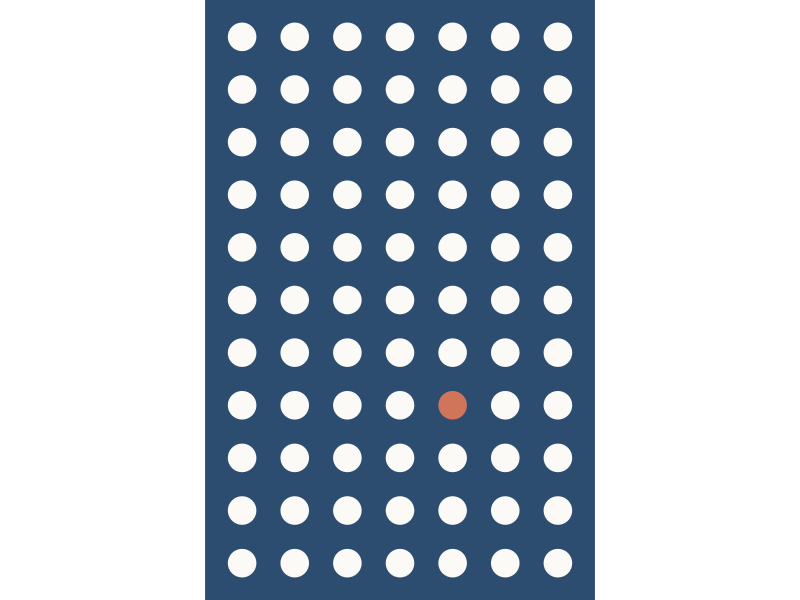
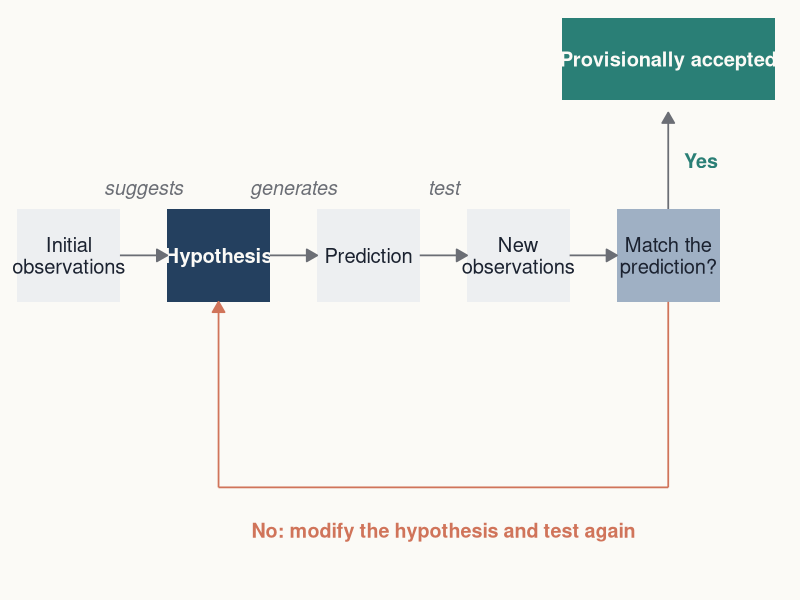
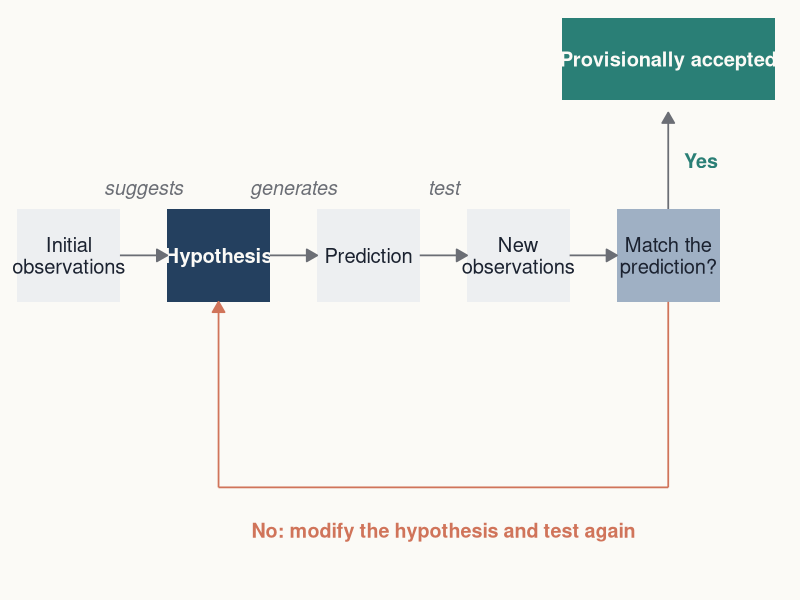
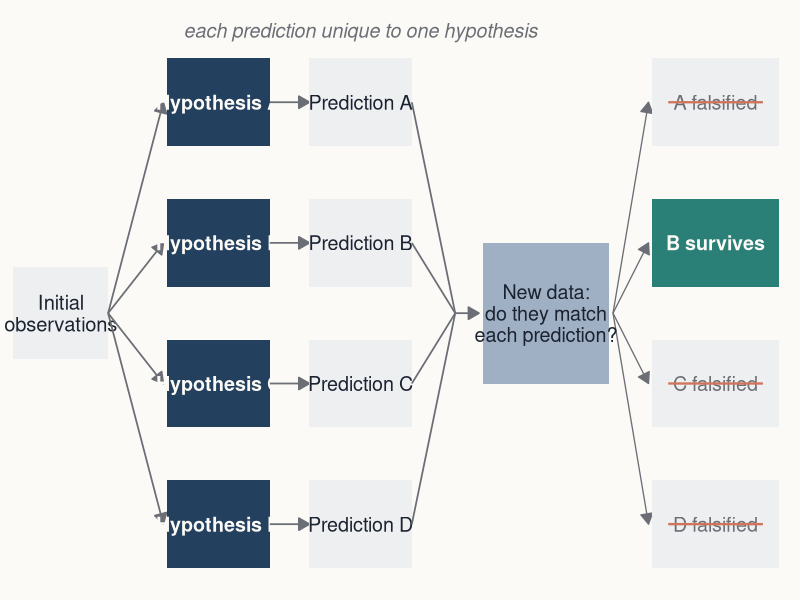
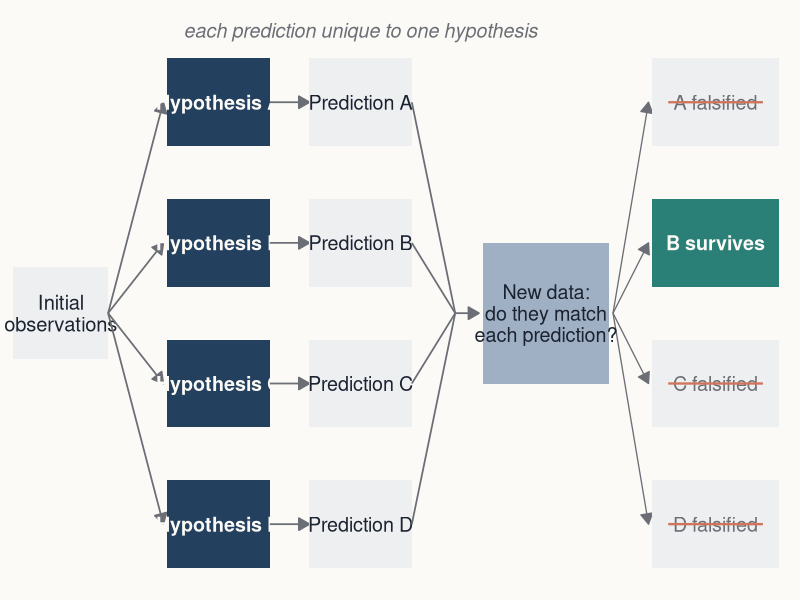
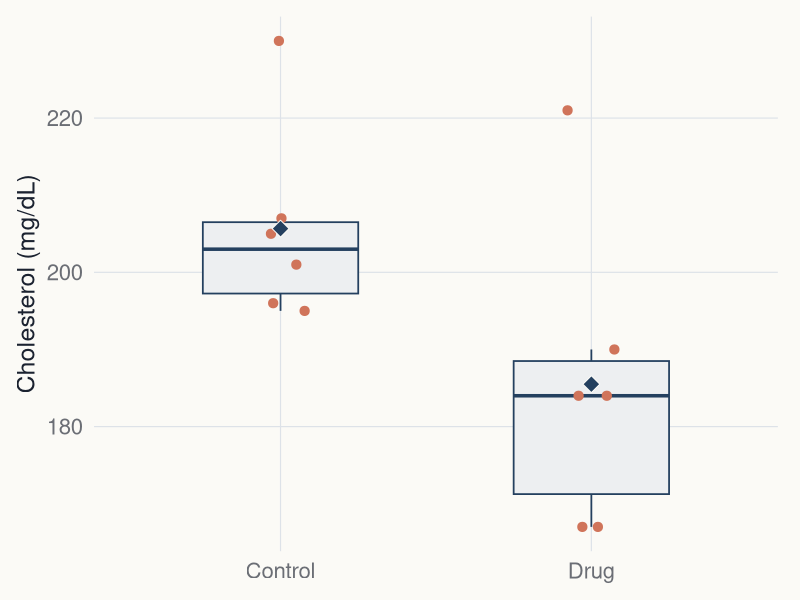
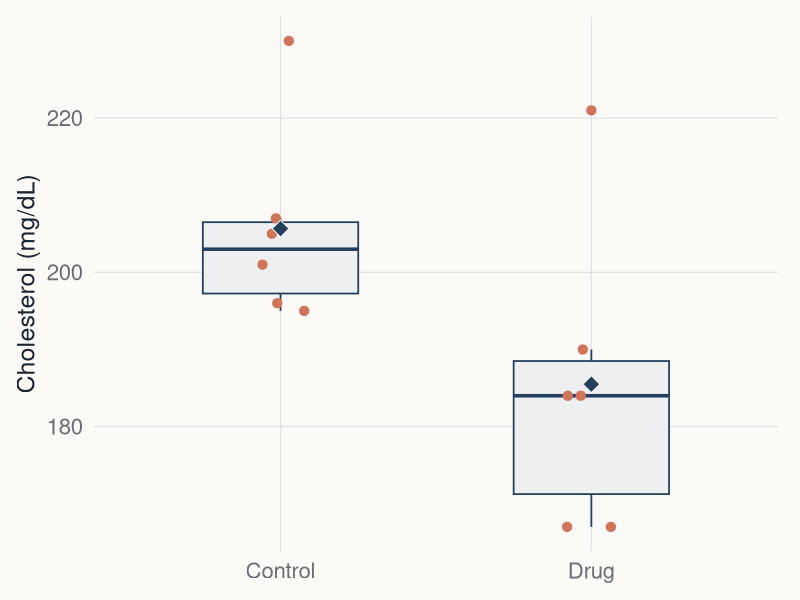
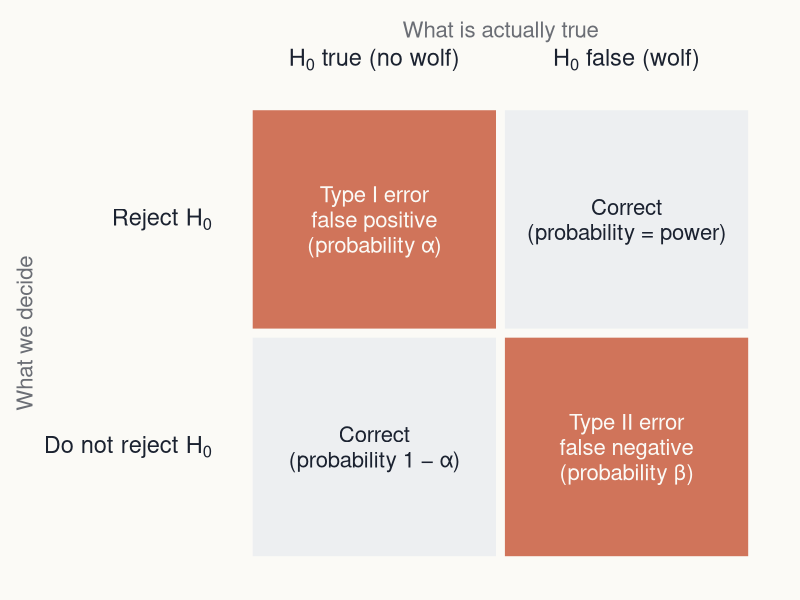

Write the R code that produced these figures, in order.
# BB852 lecture 02, Hypotheses and questions: R code for every figure
# --------------------------------------------------------------------
# Recreates and extends the lecture's figures in ggplot2, using the BB852
# theme shared with the other lecture_figures generators.
#
# Data sources:
# - cholesterol.csv (CourseData): the drug experiment used in the book's
#   Randomisation tests chapter and lecture 09. The exact one-sided
#   randomisation p-value (31/924 = 0.0335) is recomputed here, as in the book.
# - All other figures use SIMULATED or ANALYTICAL values, stated in the
#   comments for each figure. Simulations use set.seed() so they reproduce.
#
# Run from the repository root:
# source("lecture_figures/hypotheses_and_questions/generate_figures.R")
#
# PNG files are written to
# lecture_figures/hypotheses_and_questions/output/<layout>/, numbered in the
# order the figures appear in the deck (BB852_02_Hypotheses_and_questions_v2).
#
# Labels use plotmath and \u escapes so the script stays plain ASCII.


# Load packages -----------------------------------------------------------

library(ggplot2)
library(ragg)


# Define the BB852 theme and export functions -----------------------------

bb852 <- list(
  bg       = "#FBFAF6",
  text     = "#1B2230",
  muted    = "#6B6E75",
  grid     = "#DDE2E8",
  axis     = "#BCC6D2",
  slate    = "#24405F",
  coral    = "#D0745A",
  teal     = "#2A7F76",
  ochre    = "#C4932F",
  grey     = "#6B6E75",
  light    = "#9FB0C4",
  panel    = "#EDEFF1",
  cover    = "#2C4D70"
)

available_fonts <- unique(systemfonts::system_fonts()$family)
bb852_font <- if ("Avenir Next" %in% available_fonts) {
  "Avenir Next"
} else {
  "Helvetica"
}

theme_bb852 <- function(base_size = 18, base_family = bb852_font) {
  theme_minimal(base_size = base_size, base_family = base_family) +
    theme(
      plot.background = element_rect(fill = bb852$bg, colour = NA),
      panel.background = element_rect(fill = bb852$bg, colour = NA),
      panel.grid.major = element_line(colour = bb852$grid, linewidth = 0.4),
      panel.grid.minor = element_blank(),
      axis.title = element_text(colour = bb852$text, size = base_size),
      axis.text = element_text(colour = bb852$muted, size = base_size - 2),
      axis.ticks = element_blank(),
      legend.position = "none",
      strip.text = element_text(colour = bb852$text, size = base_size - 2,
                                face = "bold", hjust = 0),
      plot.title = element_blank(),
      plot.subtitle = element_blank(),
      plot.caption = element_blank(),
      plot.margin = margin(12, 16, 12, 12)
    )
}

# Blank canvas for schematic diagrams drawn with ggplot2 geometry.
theme_diagram <- function() {
  theme_void(base_family = bb852_font) +
    theme(
      plot.background = element_rect(fill = bb852$bg, colour = NA),
      panel.background = element_rect(fill = bb852$bg, colour = NA),
      plot.margin = margin(4, 4, 4, 4)
    )
}

# Sizes (inches) match the figure placeholders in the BB852 slide theme.
bb852_sizes <- list(
  full     = c(11.73, 3.95),
  takeaway = c(7.40, 4.25),
  half     = c(5.57, 4.25),
  cover    = c(5.43, 7.50)
)

output_root <- file.path("lecture_figures", "hypotheses_and_questions", "output")
unlink(output_root, recursive = TRUE)

save_bb852 <- function(plot, filename, layout = "half", bg = bb852$bg) {
  size <- bb852_sizes[[layout]]
  if (is.null(size)) {
    stop("layout must be one of: ", paste(names(bb852_sizes), collapse = ", "))
  }
  output_directory <- file.path(output_root, layout)
  dir.create(output_directory, recursive = TRUE, showWarnings = FALSE)
  ggsave(file.path(output_directory, paste0(filename, ".png")), plot,
         width = size[1], height = size[2], units = "in", dpi = 300,
         device = ragg::agg_png, bg = bg)
  invisible(filename)
}

# Every content figure is written in its slide layout and also at full and
# half width, as generate_all.R expects matching full/half sets.
save_all <- function(plot, filename, slide_layout) {
  save_bb852(plot, filename, slide_layout)
  for (layout in setdiff(c("full", "half"), slide_layout)) {
    save_bb852(plot, filename, layout)
  }
}

plots <- list()


# Diagram helpers -----------------------------------------------------------

box <- function(x, y, label, w = 13, h = 5.2, fill = bb852$panel,
                col = bb852$text, size = 5.1, face = "plain") {
  list(
    annotate("rect", xmin = x - w / 2, xmax = x + w / 2,
             ymin = y - h / 2, ymax = y + h / 2,
             fill = fill, colour = NA),
    annotate("text", x = x, y = y, label = label, colour = col,
             size = size, family = bb852_font, fontface = face,
             lineheight = 0.9)
  )
}

arrow_seg <- function(x, y, xend, yend, col = bb852$muted, lw = 0.6) {
  annotate("segment", x = x, y = y, xend = xend, yend = yend,
           colour = col, linewidth = lw,
           arrow = arrow(length = unit(0.12, "inches"), type = "closed"))
}

small_label <- function(x, y, label, col = bb852$muted, size = 5,
                        hjust = 0.5, face = "italic") {
  annotate("text", x = x, y = y, label = label, colour = col, size = size,
           family = bb852_font, fontface = face, hjust = hjust,
           lineheight = 0.9)
}

# 95% t-interval and two-sided p for a difference between two means, equal
# group sizes n and common SD.
ci_diff <- function(est, n, sd) {
  se <- sd * sqrt(2 / n)
  half <- qt(0.975, 2 * n - 2) * se
  p <- 2 * pt(-abs(est / se), 2 * n - 2)
  c(est = est, lo = est - half, hi = est + half, p = p)
}


# 00 Title slide: white swans and one black swan -----------------------------
# Decorative. The asymmetry of induction: many white swans never prove
# "all swans are white"; one black swan disproves it. Deterministic grid.

cover_grid <- expand.grid(x = 1:7, y = 1:11)
cover_grid$swan <- ifelse(cover_grid$x == 5 & cover_grid$y == 4, "black", "white")
plots$cover <- ggplot(cover_grid, aes(x, y, colour = swan)) +
  geom_point(size = 9) +
  scale_colour_manual(values = c(white = bb852$bg, black = bb852$coral)) +
  coord_fixed(xlim = c(0.3, 7.7), ylim = c(0.3, 11.7), expand = FALSE) +
  theme_void() +
  theme(legend.position = "none",
        plot.background = element_rect(fill = bb852$cover, colour = NA),
        panel.background = element_rect(fill = bb852$cover, colour = NA))
save_bb852(plots$cover, "00_cover", "cover", bg = bb852$cover)


# 01 The inductive method (one hypothesis, revised) --------------------------
# Redrawn from the original slide (after Gotelli & Ellison, A Primer of
# Ecological Statistics, ch. 4). "Accepted truth" is replaced by
# "provisionally accepted": induction never proves a hypothesis.

plots$inductive <- ggplot() +
  box(8, 20, "Initial\nobservations") +
  box(27, 20, "Hypothesis", fill = bb852$slate, col = bb852$bg, face = "bold") +
  box(46, 20, "Prediction") +
  box(65, 20, "New\nobservations") +
  box(84, 20, "Match the\nprediction?", fill = bb852$light) +
  arrow_seg(14.5, 20, 20.5, 20) + small_label(17.5, 23.8, "suggests") +
  arrow_seg(33.5, 20, 39.5, 20) + small_label(36.5, 23.8, "generates") +
  arrow_seg(52.5, 20, 58.5, 20) + small_label(55.5, 23.8, "test") +
  arrow_seg(71.5, 20, 77.5, 20) +
  # No: modify the hypothesis and go round again
  annotate("segment", x = 84, xend = 84, y = 17.4, yend = 7,
           colour = bb852$coral, linewidth = 0.6) +
  annotate("segment", x = 84, xend = 27, y = 7, yend = 7,
           colour = bb852$coral, linewidth = 0.6) +
  arrow_seg(27, 7, 27, 17.4, col = bb852$coral) +
  small_label(55.5, 4.6, "No: modify the hypothesis and test again",
              col = bb852$coral, face = "bold") +
  # Yes: provisionally accepted
  arrow_seg(84, 22.6, 84, 28) +
  small_label(86, 25.3, "Yes", col = bb852$teal, hjust = 0, face = "bold") +
  box(84, 31, "Provisionally accepted", w = 27, h = 4.6,
      fill = bb852$teal, col = bb852$bg, size = 5.1, face = "bold") +
  coord_cartesian(xlim = c(0, 100), ylim = c(1, 34), expand = FALSE) +
  theme_diagram()
save_all(plots$inductive, "01_inductive_method", "full")


# 02 The hypothetico-deductive method (multiple working hypotheses) ----------
# Redrawn from the original slide. Four hypotheses make distinct predictions;
# new data falsify A, C and D. B survives, but only provisionally.

hyp_y <- c(29.5, 21.5, 13.5, 5.5)
hyp_lab <- c("A", "B", "C", "D")
surv <- c(FALSE, TRUE, FALSE, FALSE)

hd <- ggplot() + box(7, 17.5, "Initial\nobservations", w = 12)
for (i in 1:4) {
  hd <- hd +
    arrow_seg(13, 17.5, 20, hyp_y[i]) +
    box(27, hyp_y[i], paste("Hypothesis", hyp_lab[i]), w = 13, h = 5,
        fill = bb852$slate, col = bb852$bg, size = 5, face = "bold") +
    arrow_seg(33.5, hyp_y[i], 38.5, hyp_y[i]) +
    box(45, hyp_y[i], paste("Prediction", hyp_lab[i]), w = 13, h = 5,
        size = 5) +
    annotate("segment", x = 51.5, xend = 57, y = hyp_y[i], yend = 17.5,
             colour = bb852$muted, linewidth = 0.6)
  out_fill <- if (surv[i]) bb852$teal else bb852$panel
  out_col <- if (surv[i]) bb852$bg else bb852$muted
  out_lab <- if (surv[i]) {
    paste(hyp_lab[i], "survives")
  } else {
    paste(hyp_lab[i], "falsified")
  }
  hd <- hd + arrow_seg(77, 17.5, 81.5, hyp_y[i], col = bb852$muted, lw = 0.45) +
    box(90, hyp_y[i], out_lab, w = 16, h = 5, fill = out_fill, col = out_col,
        size = 5, face = if (surv[i]) "bold" else "plain")
  if (!surv[i]) {
    hd <- hd + annotate("segment", x = 84, xend = 96, y = hyp_y[i],
                        yend = hyp_y[i], colour = bb852$coral, linewidth = 0.8)
  }
}
plots$hd <- hd +
  arrow_seg(57, 17.5, 60, 17.5) +
  box(68.5, 17.5, "New data:\ndo they match\neach prediction?", w = 16, h = 8,
      fill = bb852$light, size = 5) +
  small_label(45, 33.6, "each prediction unique to one hypothesis", size = 5) +
  coord_cartesian(xlim = c(0, 100), ylim = c(1.5, 35), expand = FALSE) +
  theme_diagram()
save_all(plots$hd, "02_hd_method", "full")


# 03 Cholesterol experiment (book: Randomisation tests chapter; lecture 09) ---
# Box plot with jittered points, the plot type students make in the book.

ch <- read.csv("CourseData/cholesterol.csv")
ch$Treatment <- factor(ch$Treatment, levels = c("Control", "Drug"))
ch_means <- tapply(ch$Cholesterol, ch$Treatment, mean)
observed_diff <- unname(diff(ch_means))
all_drug_groups <- combn(nrow(ch), 6)
exact_diffs <- apply(all_drug_groups, 2, function(rows) {
  mean(ch$Cholesterol[rows]) - mean(ch$Cholesterol[-rows])
})
exact_b <- sum(exact_diffs <= observed_diff + 1e-9)
exact_p <- exact_b / ncol(all_drug_groups)
exact_p2 <- sum(abs(exact_diffs) >= abs(observed_diff) - 1e-9) /
  ncol(all_drug_groups)
message(sprintf(paste("Cholesterol: means %.1f vs %.1f, difference %.1f,",
                      "exact one-sided p = %d/%d = %.4f, two-sided p = %.4f"),
                ch_means[1], ch_means[2], observed_diff, exact_b,
                ncol(all_drug_groups), exact_p, exact_p2))

set.seed(42)
plots$cholesterol <- ggplot(ch, aes(Treatment, Cholesterol)) +
  geom_boxplot(width = 0.5, fill = bb852$panel, colour = bb852$slate,
               outlier.shape = NA, linewidth = 0.6) +
  geom_jitter(width = 0.08, height = 0, colour = bb852$coral, size = 2.8) +
  # Diamond = group mean (the slide quotes means; the box line is the median)
  stat_summary(fun = mean, geom = "point", shape = 23, size = 4.2,
               fill = bb852$slate, colour = bb852$bg) +
  labs(x = NULL, y = "Cholesterol (mg/dL)") +
  theme_bb852()
save_all(plots$cholesterol, "03_cholesterol", "half")


# 04 Type I and Type II errors ------------------------------------------------
# Two-by-two table: what is true versus what we decide.

truth_labels <- c(
  "H0 true" = 'paste(H[0], " true (no wolf)")',
  "H0 false" = 'paste(H[0], " false (wolf)")'
)
decision_labels <- c(
  "Reject" = 'paste("Reject ", H[0])',
  "Do not reject" = 'paste("Do not reject ", H[0])'
)
err <- data.frame(
  truth = factor(rep(c("H0 true", "H0 false"), each = 2),
                 levels = c("H0 true", "H0 false")),
  decision = factor(rep(c("Reject", "Do not reject"), 2),
                    levels = c("Do not reject", "Reject")),
  label = c("Type I error\nfalse positive\n(probability α)",
            "Correct\n(probability 1 − α)",
            "Correct\n(probability = power)",
            "Type II error\nfalse negative\n(probability β)"),
  kind = c("error", "ok", "ok", "error")
)
plots$errors <- ggplot(err, aes(truth, decision, fill = kind)) +
  geom_tile(colour = bb852$bg, linewidth = 3) +
  geom_text(aes(label = label, colour = kind), size = 5.6,
            family = bb852_font, lineheight = 0.95) +
  scale_fill_manual(values = c(error = bb852$coral, ok = bb852$panel)) +
  scale_colour_manual(values = c(error = bb852$bg, ok = bb852$text)) +
  scale_x_discrete(position = "top",
                   labels = function(z) parse(text = truth_labels[z])) +
  scale_y_discrete(labels = function(z) parse(text = decision_labels[z])) +
  labs(x = "What is actually true", y = "What we decide") +
  theme_bb852() +
  theme(panel.grid.major = element_blank(),
        axis.text.x = element_text(colour = bb852$text, size = 17),
        axis.text.y = element_text(colour = bb852$text, size = 17, hjust = 1),
        axis.title = element_text(colour = bb852$muted, size = 16))
save_all(plots$errors, "04_error_table", "takeaway")


# 05 Simulated p-values: real difference versus no difference ----------------
# SIMULATED, using the values from the original lecture: means 260 and 220
# mg/dL, SD 30 (a real difference of 40 mg/dL), versus a scenario with no
# difference (both means 240, SD 30). Two-sample t-tests, var.equal = TRUE.
# The proportions below 0.05 (power and Type I error rate) are also
# estimated from 5,000 simulated tests per sample size and printed, for the
# slide caption and notes; lecture 18 covers power analysis in depth.

set.seed(852)
n_values <- seq(2, 20, by = 2)
reps_points <- 30      # dots per sample size per panel
reps_rate <- 5000      # replicates per sample size for the printed rates

sim_p <- function(n, delta) {
  t.test(rnorm(n, 240 + delta / 2, 30), rnorm(n, 240 - delta / 2, 30),
         var.equal = TRUE)$p.value
}
scen <- c("Real difference (40 mg/dL)" = 40, "No difference" = 0)

p_points <- do.call(rbind, lapply(names(scen), function(s) {
  do.call(rbind, lapply(n_values, function(n) {
    data.frame(scenario = s, n = n,
               p = replicate(reps_points, sim_p(n, scen[[s]])))
  }))
}))
p_points$scenario <- factor(p_points$scenario, levels = names(scen))

plots$pvalues <- ggplot(p_points, aes(n, p)) +
  geom_hline(yintercept = 0.05, colour = bb852$coral, linewidth = 0.6,
             linetype = "dashed") +
  geom_jitter(width = 0.18, height = 0, colour = bb852$slate, alpha = 0.55,
              size = 1.6) +
  facet_wrap(~scenario) +
  scale_x_continuous(breaks = c(2, 5, 10, 15, 20)) +
  scale_y_continuous(breaks = c(0.05, 0.25, 0.5, 0.75, 1),
                     labels = c("0.05", "0.25", "0.50", "0.75", "1")) +
  labs(x = "Sample size per group", y = "p-value") +
  theme_bb852(base_size = 17) +
  theme(panel.spacing = unit(2, "lines"))
save_all(plots$pvalues, "05_pvalues_vs_n", "takeaway")

for (s in names(scen)) {
  rates <- sapply(c(5, 10, 20), function(n) {
    mean(replicate(reps_rate, sim_p(n, scen[[s]])) < 0.05)
  })
  message(s, ": proportion p < 0.05 at n = 5, 10, 20: ",
          paste(sprintf("%.2f", rates), collapse = ", "))
}


# 06 Two non-significant results that mean different things ------------------
# ANALYTICAL illustration for the ideal free distribution example. The
# quantity is the difference in mean offspring per female between two
# habitats; the true difference is zero in both cases. SD 1.5 offspring.
# Study 1: 8 females per habitat, estimate 0.3. Study 2: 400 per habitat,
# estimate 0.02. Both are non-significant; only Study 2 is informative,
# because its whole interval lies inside the negligible band (+/- 0.25
# offspring), which is set in advance on biological grounds.

band <- 0.25
null_res <- as.data.frame(rbind(ci_diff(0.30, 8, sd = 1.5),
                                ci_diff(0.02, 400, sd = 1.5)))
stopifnot(null_res$lo[2] > -band, null_res$hi[2] < band)
null_res$study <- factor(c("Study 1\n8 per habitat", "Study 2\n400 per habitat"),
                         levels = c("Study 2\n400 per habitat", "Study 1\n8 per habitat"))
message("Null-result CIs: ", paste(sprintf("est %.2f [%.2f, %.2f], p = %.2f",
        null_res$est, null_res$lo, null_res$hi, null_res$p), collapse = "; "))

plots$null_results <- ggplot(null_res, aes(est, study)) +
  annotate("rect", xmin = -band, xmax = band, ymin = -Inf, ymax = Inf,
           fill = bb852$panel) +
  geom_vline(xintercept = 0, colour = bb852$grey, linewidth = 0.5) +
  annotate("rect", xmin = -0.62, xmax = 0.62, ymin = 0.3, ymax = 0.6,
           fill = bb852$panel, colour = NA) +
  annotate("text", x = 0, y = 0.45, label = "negligible difference",
           colour = bb852$grey, size = 5, family = bb852_font) +
  geom_errorbar(aes(xmin = lo, xmax = hi), width = 0.12, orientation = "y",
                colour = bb852$slate, linewidth = 0.9) +
  geom_point(size = 3.6, colour = bb852$coral) +
  scale_x_continuous(limits = c(-1.6, 2.2), breaks = seq(-1.5, 2, 0.5)) +
  scale_y_discrete(expand = expansion(add = c(0.75, 0.5))) +
  labs(x = "Difference in offspring per female\n(habitat A minus habitat B)",
       y = NULL) +
  theme_bb852() +
  theme(axis.text.y = element_text(colour = bb852$text, size = 15,
                                   lineheight = 0.9),
        panel.grid.major.y = element_blank())
save_all(plots$null_results, "06_null_results", "takeaway")


# 07 Same effect, opposite verdicts (after Amrhein et al. 2019) -------------
# ANALYTICAL illustration of a HYPOTHETICAL drug, deliberately different from
# the course cholesterol data: two studies estimate the same reduction
# (-15 mg/dL, SD 20). 95% t-intervals for a difference between two means
# with 8 and 40 people per group; two-sided p-values.

same_eff <- as.data.frame(rbind(ci_diff(-15, 8, sd = 20),
                                ci_diff(-15, 40, sd = 20)))
same_eff$study <- factor(c("Study 1\n8 per group", "Study 2\n40 per group"),
                         levels = c("Study 2\n40 per group", "Study 1\n8 per group"))
same_eff$verdict <- sprintf("two-sided p = %.2f\n\"not significant\"", same_eff$p)
same_eff$verdict[same_eff$p < 0.05] <- sprintf("two-sided p = %.3f\n\"significant\"",
                                               same_eff$p[same_eff$p < 0.05])
message("Same-effect CIs: ", paste(sprintf("est %.0f [%.1f, %.1f], p = %.3f",
        same_eff$est, same_eff$lo, same_eff$hi, same_eff$p), collapse = "; "))

plots$same_effect <- ggplot(same_eff, aes(est, study)) +
  geom_vline(xintercept = 0, colour = bb852$grey, linewidth = 0.5) +
  geom_errorbar(aes(xmin = lo, xmax = hi), width = 0.12, orientation = "y",
                colour = bb852$slate, linewidth = 0.9) +
  geom_point(size = 3.6, colour = bb852$coral) +
  geom_text(aes(x = 12, label = verdict), hjust = 0, colour = bb852$text,
            size = 5, family = bb852_font, lineheight = 0.9) +
  scale_x_continuous(limits = c(-42, 48), breaks = seq(-40, 10, 10)) +
  scale_y_discrete(expand = expansion(add = 0.6)) +
  labs(x = "Hypothetical drug: change in cholesterol (mg/dL)", y = NULL) +
  theme_bb852() +
  theme(axis.text.y = element_text(colour = bb852$text, size = 15,
                                   lineheight = 0.9),
        panel.grid.major.y = element_blank())
save_all(plots$same_effect, "07_same_effect", "takeaway")

message("Done: figures written to ", output_root)
